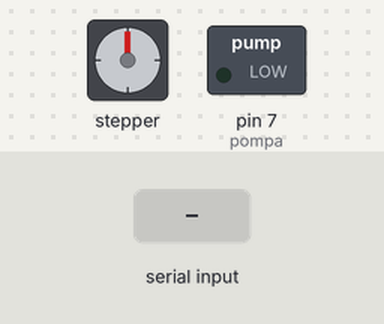
A sketch run on a simulated Arduino Uno, built with avr-gcc and run on an emulated ATmega328P. Shown: stepper motor, switched loads named in the sketch (green lamp = pin HIGH). Inputs (shaded band) come from the test bench. Stepper angles assume 4096 steps per turn.

Above: at 1.2 s.
1.3 s: "1" received over Serial
At 1.79 s:
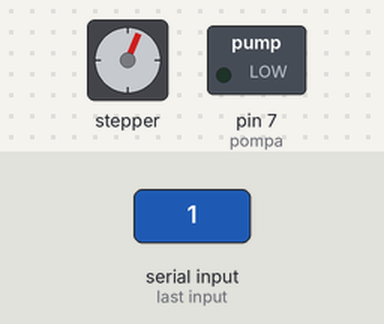
10.3 s: "2" received over Serial
At 12.8 s:
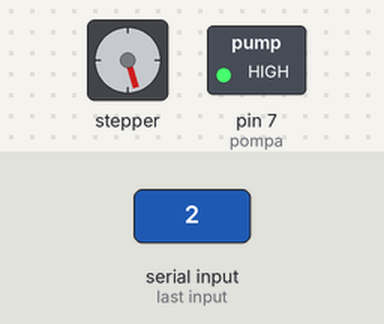
13.3 s: "0" received over Serial
At 25.1 s:
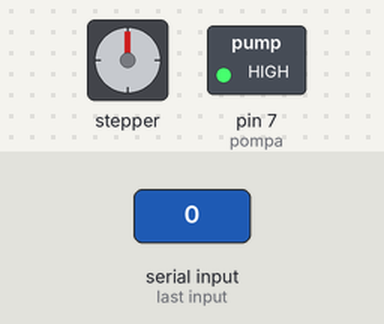
Timing chart, 0 to 25.3 s (numbered marks = the images above; inputs shaded):
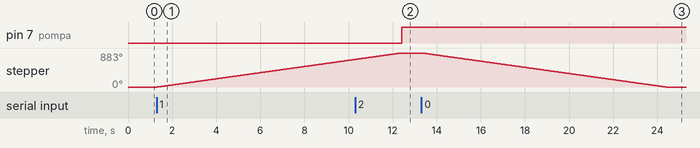

The sketch:

Serial_Smarthome_IoT_Blynkv1.ino
```cpp
#include <AccelStepper.h>

// Stepper
#define motorpin1 2
#define motorpin2 3
#define motorpin3 4
#define motorpin4 5
#define MotorInterfaceType 8 // Jenis driver stepper
AccelStepper stepper(MotorInterfaceType, motorpin1, motorpin3, motorpin2, motorpin4);

//Pompa
#define pompa 7


void setup() {
  // Stepper
  Serial.begin(115200); // Memulai komunikasi serial dengan baud rate 115200
  stepper.setMaxSpeed(1000); // Pengatur kecepatan motor stepper
  stepper.setAcceleration(10000); // Mengatur akselerasi motor stepper

  //Pompa
  pinMode(pompa, OUTPUT);

}

void loop() {
//Membaca komunikasi serial
  if (Serial.available() > 0) { // Jika ada data yang tersedia di Serial Monitor
    char receivedChar = Serial.read(); // Membaca data yang diterima dari Serial Monitor
    //Stepper---------------------------------------------------------------------------
    if (receivedChar == '1') {
      stepper.runToNewPosition(10050); //posisi 1000
    } else if (receivedChar == '0') {
      stepper.runToNewPosition(0); //posisi 0
    }

    //Pompa---------------------------------------------------------------------------
    else if (receivedChar == '2') {
      digitalWrite(pompa, HIGH);
    } else if (receivedChar == '3') {
      digitalWrite(pompa, LOW);
    }
  }
}
```

Measured:
- after the input at 1.3 s, stepper: keeps turning clockwise at about 80°/s, starting at once
- after the input at 10.3 s, pin 7 (pompa): LOW → HIGH after 2.1 s
- after the input at 13.3 s, stepper: turns 883° counter-clockwise in 11.1 s, starting at once
